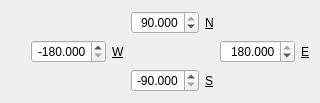
<?xml version="1.0" encoding="UTF-8"?>
<ui version="4.0">
 <class>LatLonBoxWidget</class>
 <widget class="QWidget" name="LatLonBoxWidget">
  <property name="enabled">
   <bool>true</bool>
  </property>
  <property name="geometry">
   <rect>
    <x>0</x>
    <y>0</y>
    <width>313</width>
    <height>100</height>
   </rect>
  </property>
  <property name="windowTitle">
   <string>Select a geographic region</string>
  </property>
  <layout class="QGridLayout" name="gridLayout">
   <item row="0" column="1">
    <spacer name="horizontalSpacer_5">
     <property name="orientation">
      <enum>Qt::Horizontal</enum>
     </property>
     <property name="sizeHint" stdset="0">
      <size>
       <width>13</width>
       <height>13</height>
      </size>
     </property>
    </spacer>
   </item>
   <item row="0" column="2">
    <layout class="QHBoxLayout" name="horizontalLayout">
     <item>
      <widget class="QDoubleSpinBox" name="northSpinBox">
       <property name="enabled">
        <bool>true</bool>
       </property>
       <property name="toolTip">
        <string>Northern Latitude</string>
       </property>
       <property name="alignment">
        <set>Qt::AlignRight|Qt::AlignTrailing|Qt::AlignVCenter</set>
       </property>
       <property name="decimals">
        <number>3</number>
       </property>
       <property name="minimum">
        <double>-90.000000000000000</double>
       </property>
       <property name="maximum">
        <double>90.000000000000000</double>
       </property>
       <property name="value">
        <double>90.000000000000000</double>
       </property>
      </widget>
     </item>
     <item>
      <widget class="QLabel" name="northLabel">
       <property name="text">
        <string>&amp;N</string>
       </property>
       <property name="buddy">
        <cstring>northSpinBox</cstring>
       </property>
      </widget>
     </item>
    </layout>
   </item>
   <item row="0" column="3">
    <spacer name="horizontalSpacer_2">
     <property name="orientation">
      <enum>Qt::Horizontal</enum>
     </property>
     <property name="sizeHint" stdset="0">
      <size>
       <width>13</width>
       <height>13</height>
      </size>
     </property>
    </spacer>
   </item>
   <item row="1" column="1">
    <layout class="QHBoxLayout" name="horizontalLayout_4">
     <item>
      <widget class="QDoubleSpinBox" name="westSpinBox">
       <property name="toolTip">
        <string>Western Longitude</string>
       </property>
       <property name="alignment">
        <set>Qt::AlignRight|Qt::AlignTrailing|Qt::AlignVCenter</set>
       </property>
       <property name="decimals">
        <number>3</number>
       </property>
       <property name="minimum">
        <double>-180.000000000000000</double>
       </property>
       <property name="maximum">
        <double>180.000000000000000</double>
       </property>
       <property name="value">
        <double>-180.000000000000000</double>
       </property>
      </widget>
     </item>
     <item>
      <widget class="QLabel" name="westLabel">
       <property name="text">
        <string>&amp;W</string>
       </property>
       <property name="buddy">
        <cstring>westSpinBox</cstring>
       </property>
      </widget>
     </item>
    </layout>
   </item>
   <item row="1" column="2">
    <spacer name="horizontalSpacer">
     <property name="orientation">
      <enum>Qt::Horizontal</enum>
     </property>
     <property name="sizeHint" stdset="0">
      <size>
       <width>13</width>
       <height>13</height>
      </size>
     </property>
    </spacer>
   </item>
   <item row="1" column="3">
    <layout class="QHBoxLayout" name="horizontalLayout_3">
     <item>
      <widget class="QDoubleSpinBox" name="eastSpinBox">
       <property name="toolTip">
        <string>Eastern Longitude</string>
       </property>
       <property name="alignment">
        <set>Qt::AlignRight|Qt::AlignTrailing|Qt::AlignVCenter</set>
       </property>
       <property name="decimals">
        <number>3</number>
       </property>
       <property name="minimum">
        <double>-180.000000000000000</double>
       </property>
       <property name="maximum">
        <double>180.000000000000000</double>
       </property>
       <property name="value">
        <double>180.000000000000000</double>
       </property>
      </widget>
     </item>
     <item>
      <widget class="QLabel" name="eastLabel">
       <property name="text">
        <string>&amp;E</string>
       </property>
       <property name="buddy">
        <cstring>eastSpinBox</cstring>
       </property>
      </widget>
     </item>
    </layout>
   </item>
   <item row="2" column="1">
    <spacer name="horizontalSpacer_4">
     <property name="orientation">
      <enum>Qt::Horizontal</enum>
     </property>
     <property name="sizeHint" stdset="0">
      <size>
       <width>13</width>
       <height>13</height>
      </size>
     </property>
    </spacer>
   </item>
   <item row="2" column="2">
    <layout class="QHBoxLayout" name="horizontalLayout_2">
     <item>
      <widget class="QDoubleSpinBox" name="southSpinBox">
       <property name="toolTip">
        <string>Southern Latitude</string>
       </property>
       <property name="alignment">
        <set>Qt::AlignRight|Qt::AlignTrailing|Qt::AlignVCenter</set>
       </property>
       <property name="decimals">
        <number>3</number>
       </property>
       <property name="minimum">
        <double>-90.000000000000000</double>
       </property>
       <property name="maximum">
        <double>90.000000000000000</double>
       </property>
       <property name="value">
        <double>-90.000000000000000</double>
       </property>
      </widget>
     </item>
     <item>
      <widget class="QLabel" name="southLabel">
       <property name="text">
        <string>&amp;S</string>
       </property>
       <property name="buddy">
        <cstring>southSpinBox</cstring>
       </property>
      </widget>
     </item>
    </layout>
   </item>
   <item row="2" column="3">
    <spacer name="horizontalSpacer_3">
     <property name="orientation">
      <enum>Qt::Horizontal</enum>
     </property>
     <property name="sizeHint" stdset="0">
      <size>
       <width>13</width>
       <height>13</height>
      </size>
     </property>
    </spacer>
   </item>
   <item row="0" column="0" rowspan="3">
    <spacer name="verticalSpacer">
     <property name="orientation">
      <enum>Qt::Vertical</enum>
     </property>
     <property name="sizeHint" stdset="0">
      <size>
       <width>20</width>
       <height>40</height>
      </size>
     </property>
    </spacer>
   </item>
  </layout>
 </widget>
 <tabstops>
  <tabstop>northSpinBox</tabstop>
  <tabstop>westSpinBox</tabstop>
  <tabstop>eastSpinBox</tabstop>
  <tabstop>southSpinBox</tabstop>
 </tabstops>
 <resources/>
 <connections/>
</ui>
